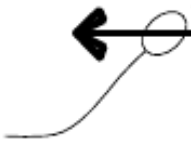
#> input picture img_templates/left-bottom.png, 191 x 147 px, found by its file name
$ jupyter execute contours.ipynb
#> lines starting #> are read from the running program, lines starting #| are printed output that depends on the picture; after the words box and inside, x2 and y2 are one past the last pixel; in counts of white or black regions, pixels touching at a corner belong together
[cell 1]
from PIL import Image
import cv2

template = cv2.imread("/home/sadid/PycharmProjects/sgs-drawing-analysis/img_templates/left-bottom.png", cv2.IMREAD_COLOR)
#> template is the input picture: shape (147, 191, 3); min 0, max 255, mean 235.7
Image.fromarray(template)

[cell 2]
gray = cv2.cvtColor(template, cv2.COLOR_BGR2GRAY)

Image.fromarray(gray)

[cell 3]
inverted_image = cv2.bitwise_not(gray)
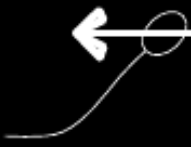
#> inverted_image: shape (147, 191); min 0, max 255, mean 19.3
Image.fromarray(inverted_image)

[cell 4]
ret, thresh = cv2.threshold(inverted_image, 100, 255, 0)
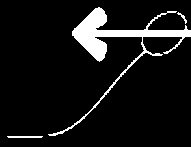
#> thresh: shape (147, 191); 8.2% white; 3 white regions
Image.fromarray(thresh)

[cell 5]
contours, hierarchy = cv2.findContours(thresh, cv2.RETR_TREE, cv2.CHAIN_APPROX_SIMPLE)
#> contours = 3 contours, 1 with area under 20; largest, box (x1, y1, x2, y2) and area: (48, 7, 191, 136) 1855, (7, 136, 43, 138) 34

print(len(contours))
#| 3

img_copy = template.copy()

for i, cnt in enumerate(contours):
    area = cv2.contourArea(cnt)

    if area > 100:
        print(f"Area of contour {i}: {area}")
        cv2.drawContours(img_copy, [cnt], -1, (0,255,0), 3)
        ret = cv2.matchShapes(cnt, cnt, cv2.CONTOURS_MATCH_I1, 0.0)
        print(ret)
#> this loop made 3 passes
#> (area, ret) on pass 3: (1855, 0)
#> (cnt, area) on pass 1: ([[7, 136], [8, 137], [41, 137], [42, 136]], 34)
#| Area of contour 2: 1855.0
#| 0.0
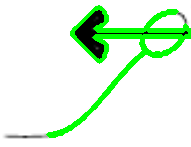
#> img_copy: shape (147, 191, 3); 9.89% of pixels changed, all inside (x1, y1, x2, y2) = (46, 5, 191, 138)

Image.fromarray(img_copy)

$ run again, with img_templates/10.png copied over img_templates/left-bottom.png
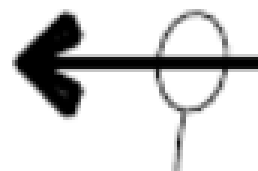
#> input picture img_templates/10.png, 86 x 57 px, found by its file name (shown 3 times larger)
#> template is the input picture: shape (57, 86, 3); min 0, max 255, mean 212.8
#> `ret, thresh = cv2.threshold(inverted_image, 100, 255, 0)`:
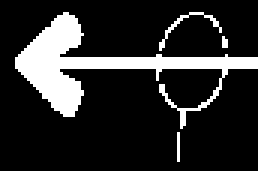
#> thresh: shape (57, 86) (shown 3 times larger); 16.8% white; 4 white regions (2 under 20 px)
#> contours = 4 contours, 3 with area under 20; largest, box (x1, y1, x2, y2) and area: (5, 4, 86, 43) 626
#| 4
#> the loop `for i, cnt in enumerate(contours):` made 4 passes
#> (area, ret) on pass 4: (626.5, 0)
#> (printed output is left out)
#> after the loop `for i, cnt in enumerate(contours):`:
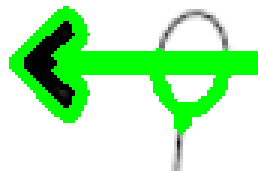
#> img_copy: shape (57, 86, 3) (shown 3 times larger); mean B, G, R 183.7, 241, 183.7

$ run again, with img_templates/11.png copied over img_templates/left-bottom.png
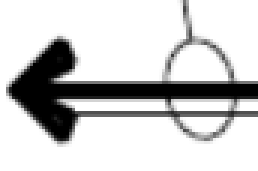
#> input picture img_templates/11.png, 86 x 57 px, found by its file name (shown 3 times larger)
#> template is the input picture: shape (57, 86, 3); min 0, max 255, mean 204.3
#> `ret, thresh = cv2.threshold(inverted_image, 100, 255, 0)`:
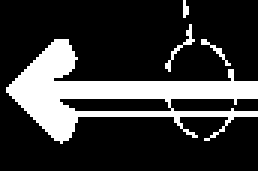
#> thresh: shape (57, 86) (shown 3 times larger); 21.7% white; 4 white regions (2 under 20 px)
#> contours = 5 contours, 3 with area under 20; largest, box (x1, y1, x2, y2) and area: (2, 13, 86, 48) 994, (19, 32, 58, 38) 172
#| 5
#> the loop `for i, cnt in enumerate(contours):` made 5 passes
#> (area, ret) on passes 2 to 3: (994, 0), (172.5, 0)
#> (printed output is left out)
#> after the loop `for i, cnt in enumerate(contours):`:
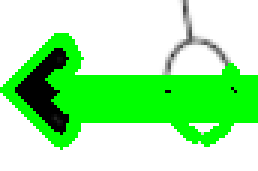
#> img_copy: shape (57, 86, 3) (shown 3 times larger); mean B, G, R 163.7, 240, 163.7

$ run again, with img_templates/2-lines-indicator.png copied over img_templates/left-bottom.png
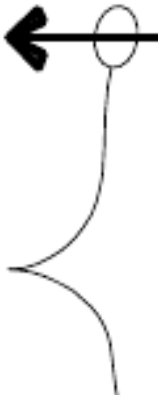
#> input picture img_templates/2-lines-indicator.png, 158 x 395 px, found by its file name
#> template is the input picture: shape (395, 158, 3); min 0, max 255, mean 240
#> `ret, thresh = cv2.threshold(inverted_image, 100, 255, 0)`:
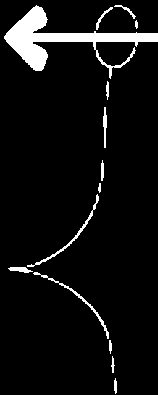
#> thresh: shape (395, 158); 6.4% white; 14 white regions
#> contours = 14 contours, 4 with area under 20; largest, box (x1, y1, x2, y2) and area: (4, 5, 158, 79) 2608, (27, 194, 99, 267) 168, (33, 272, 109, 339) 157, (8, 267, 33, 273) 69, (103, 107, 107, 148) 64
#| 14
#> the loop `for i, cnt in enumerate(contours):` made 14 passes
#> area on passes 1, 4, 5, 6, 8, 9, 10, 12: 23, 157, 69, 168.5, 32.5, 64, 24, 46.5
#> (printed output is left out)
#> after the loop `for i, cnt in enumerate(contours):`:
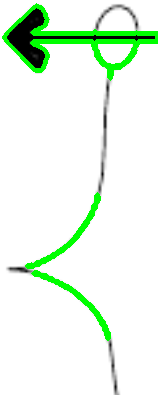
#> img_copy: shape (395, 158, 3); 6.02% of pixels changed, all inside (x1, y1, x2, y2) = (2, 3, 158, 341)
